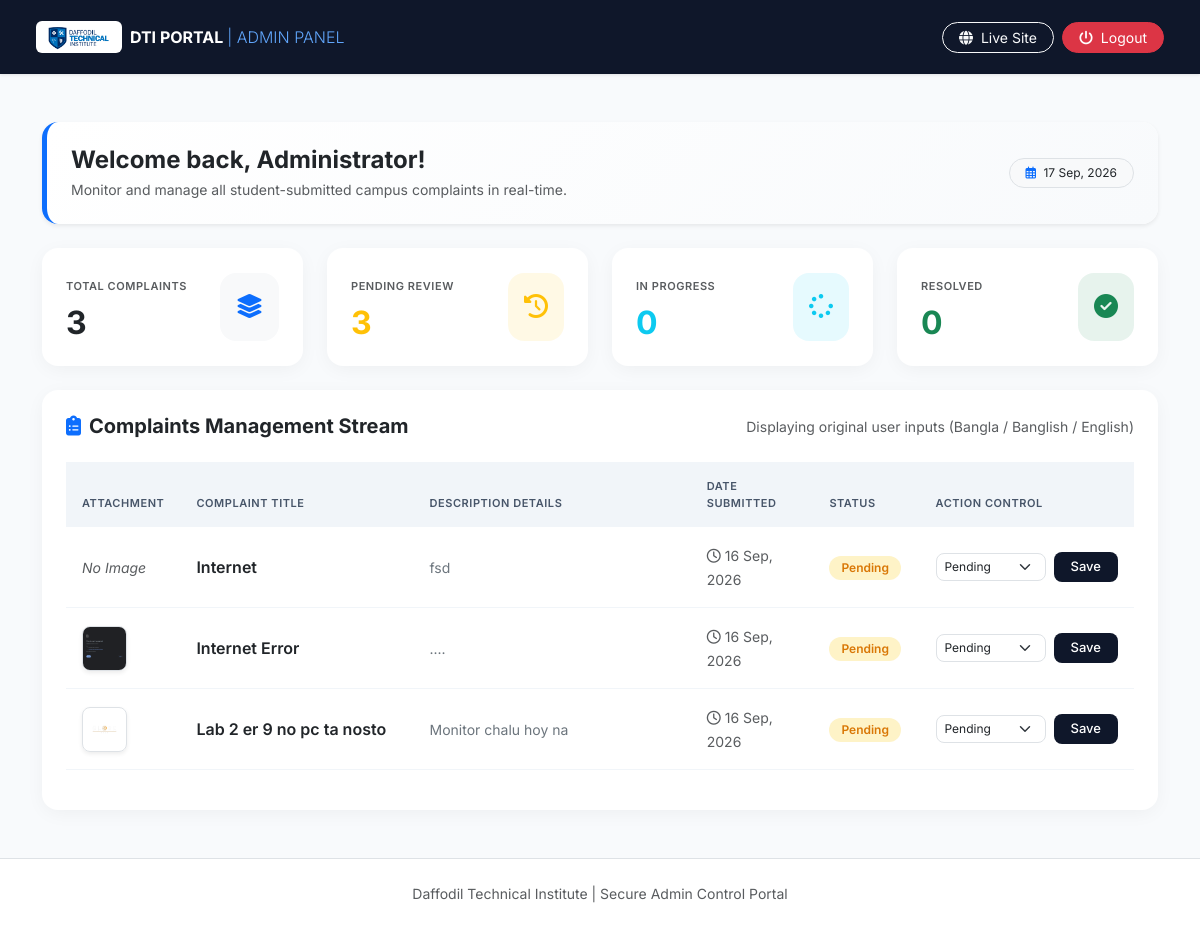
The app's page /portal/dashboard/ (signed in) with its own data.
### tracker/models.py (models this page shows, shortened)
class Complaint(models.Model):
    STATUS_CHOICES = [
        ('Pending', 'Pending'),
        ('In Progress', 'In Progress'),
        ('Resolved', 'Resolved'),
    ]
    title = models.CharField(max_length=200, verbose_name="সমস্যার শিরোনাম (যেমন: পিসি নষ্ট)")
    description = models.TextField(verbose_name="বিস্তারিত বিবরণ")
    image = models.ImageField(upload_to='complaints/', blank=True, null=True, verbose_name="সমস্যার ছবি")
    status = models.CharField(max_length=20, choices=STATUS_CHOICES, default='Pending')
    created_at = models.DateTimeField(auto_now_add=True)

### tracker/views.py (the view)
# urls.py: path('portal/dashboard/', views.custom_admin_dashboard, name='admin_dashboard'),
@login_required(login_url='admin_login')
def custom_admin_dashboard(request):
    complaints = Complaint.objects.all().order_by('-created_at')
    total_count = complaints.count()
    pending_count = complaints.filter(status='Pending').count()
    progress_count = complaints.filter(status='In Progress').count()
    resolved_count = complaints.filter(status='Resolved').count()
    today_date = datetime.now().strftime('%d %b, %Y')
    context = {
        'complaints': complaints,
        'total_count': total_count,
        'pending_count': pending_count,
        'progress_count': progress_count,
        'resolved_count': resolved_count,
        'today_date': today_date,
    }
    return render(request, 'tracker/admin_dashboard.html', context)

### tracker/templates/tracker/admin_dashboard.html (shortened to what this page needs)
<!DOCTYPE html>
<html lang="en">
<head>
    <link href="https://cdn.jsdelivr.net/npm/bootstrap@5.3.0/dist/css/bootstrap.min.css" rel="stylesheet">
    <link rel="stylesheet" href="https://cdnjs.cloudflare.com/ajax/libs/font-awesome/6.4.0/css/all.min.css">
</head>
<body>
    <nav class="navbar navbar-dark navbar-custom px-4 py-3">
        <div class="container-fluid">
            <a class="navbar-brand fw-bold fs-6 d-flex align-items-center gap-2" href="#">
                {% load static %}
                <img src="{% static 'tracker/DTI.png' %}" alt="DTI Logo" style="height: 32px; background: white; padding: 3px 8px; border-radius: 6px; object-fit: contain;">
                <span>DTI PORTAL <span class="fw-light text-primary" style="color: #60a5fa !important;">| ADMIN PANEL</span></span>
            </a>
            <div class="d-flex align-items-center gap-2">
                <a href="{% url 'home' %}" class="btn btn-outline-light btn-sm rounded-pill px-3 py-1.5 fs-13">
                    <i class="fa-solid fa-globe me-1"></i> Live Site
                </a>
                <a href="{% url 'admin_logout' %}" class="btn btn-danger btn-sm rounded-pill px-3 py-1.5 fs-13">
                    <i class="fa-solid fa-power-off me-1"></i> Logout
                </a>
            </div>
        </div>
    </nav>
    <div class="container my-5">
        <div class="row mb-4">
            <div class="col-12">
                <div class="p-4 bg-white rounded-4 shadow-sm border-0 d-flex justify-content-between align-items-center flex-wrap gap-3" style="background: linear-gradient(135deg, #ffffff 0%, #f8fafc 100%); border-left: 5px solid #0d6efd !important;">
                    <div>
                        <h4 class="fw-bold text-dark mb-1">Welcome back, Administrator!</h4>
                        <p class="text-muted small m-0">Monitor and manage all student-submitted campus complaints in real-time.</p>
                    </div>
                    <div class="badge bg-light text-dark px-3 py-2 rounded-pill border fw-normal">
                        <i class="fa-regular fa-calendar-days text-primary me-1"></i> {% now "d M, Y" %}
                    </div>
                </div>
            </div>
        </div>
        <div class="row g-4 mb-4">
            <div class="col-md-3">
                <div class="card stat-card p-4">
                    <div class="d-flex justify-content-between align-items-center">
                        <div>
                            <span class="text-muted text-uppercase fw-semibold" style="font-size: 11px; letter-spacing: 0.05em;">Total Complaints</span>
                            <h2 class="fw-bold text-dark mt-2 mb-0">{{ total_count }}</h2>
                        </div>
                        <div class="rounded-4 p-3 bg-light text-primary fs-4">
                            <i class="fa-solid fa-layer-group"></i>
                        </div>
                    </div>
                </div>
            </div>
            <div class="col-md-3">
                <div class="card stat-card p-4">
                    <div class="d-flex justify-content-between align-items-center">
                        <div>
                            <span class="text-muted text-uppercase fw-semibold" style="font-size: 11px; letter-spacing: 0.05em;">Pending Review</span>
                            <h2 class="fw-bold text-warning mt-2 mb-0">{{ pending_count }}</h2>
                        </div>
                        <div class="rounded-4 p-3 bg-warning bg-opacity-10 text-warning fs-4">
                            <i class="fa-solid fa-clock-rotate-left"></i>
                        </div>
                    </div>
                </div>
            </div>
            <div class="col-md-3">
                <div class="card stat-card p-4">
                    <div class="d-flex justify-content-between align-items-center">
                        <div>
                            <span class="text-muted text-uppercase fw-semibold" style="font-size: 11px; letter-spacing: 0.05em;">In Progress</span>
                            <h2 class="fw-bold text-info mt-2 mb-0">{{ progress_count }}</h2>
                        </div>
                        <div class="rounded-4 p-3 bg-info bg-opacity-10 text-info fs-4">
                            <i class="fa-solid fa-spinner fa-spin-pulse"></i>
                        </div>
                    </div>
                </div>
            </div>
            <div class="col-md-3">
                <div class="card stat-card p-4">
                    <div class="d-flex justify-content-between align-items-center">
                        <div>
                            <span class="text-muted text-uppercase fw-semibold" style="font-size: 11px; letter-spacing: 0.05em;">Resolved</span>
                            <h2 class="fw-bold text-success mt-2 mb-0">{{ resolved_count }}</h2>
                        </div>
                        <div class="rounded-4 p-3 bg-success bg-opacity-10 text-success fs-4">
                            <i class="fa-solid fa-circle-check"></i>
                        </div>
                    </div>
                </div>
            </div>
        </div>
        <div class="card table-container p-4">
            <div class="d-flex justify-content-between align-items-center mb-4">
                <h5 class="fw-bold text-dark m-0 d-flex align-items-center gap-2">
                    <i class="fa-solid fa-clipboard-list text-primary"></i> Complaints Management Stream
                </h5>
                <span class="text-muted small">Displaying original user inputs (Bangla / Banglish / English)</span>
            </div>
            <div class="table-responsive">
                <table class="table align-middle">
                    <thead>
                        <tr>
                            <th style="width: 8%;">Attachment</th>
                            <th style="width: 25%;">Complaint Title</th>
                            <th style="width: 30%;">Description Details</th>
                            <th style="width: 12%;">Date Submitted</th>
                            <th style="width: 10%;">Status</th>
                            <th style="width: 15%;">Action Control</th>
                        </tr>
                    </thead>
                    <tbody>
                        {% for c in complaints %}
                        <tr>
                            <td>
                                {% if c.image %}
                                <a href="{{ c.image.url }}" target="_blank">
                                    <img src="{{ c.image.url }}" class="rounded-3 shadow-sm border" style="width: 45px; height: 45px; object-fit: cover;" alt="Proof">
                                </a>
                                {% else %}
                                <span class="text-muted small fst-italic">No Image</span>
                                {% endif %}
                            </td>
                            <td>
                                <span class="fw-semibold text-dark">{{ c.title }}</span>
                            </td>
                            <td>
                                <span class="text-secondary small">{{ c.description }}</span>
                            </td>
                            <td>
                                <span class="text-muted small"><i class="fa-regular fa-clock me-1"></i>{{ c.created_at|date:"d M, Y" }}</span>
                            </td>
                            <td>
                                <span class="badge
                                    {% if c.status == 'Pending' %}badge-custom-pending
                                    {% elif c.status == 'In Progress' %}badge-custom-progress
                                    {% else %}badge-custom-resolved{% endif %}">
                                    {{ c.status }}
                                </span>
                            </td>
                            <td>
                                <form action="{% url 'update_status' c.id %}" method="POST" class="d-flex gap-2 align-items-center">
                                    <select name="status" class="form-select form-select-sm shadow-none rounded-3" style="font-size: 12px; width: 110px;">
                                        <option value="Pending" {% if c.status == 'Pending' %}selected{% endif %}>Pending</option>
                                    </select>
                                    <button type="submit" class="btn btn-action btn-sm px-3 py-1">
                                        Save
                                    </button>
                                </form>
                            </td>
                        </tr>
                        {% endfor %}
                    </tbody>
                </table>
            </div>
        </div>
    </div>
    <footer class="text-center py-4 text-muted small border-top bg-white mt-5">
        <p class="m-0">Daffodil Technical Institute | Secure Admin Control Portal</p>
    </footer>
</body>
</html>

### tracker/templates/tracker/admin_dashboard.html (style rules this page uses)
:root { --bg-main: #f8fafc; --sidebar-dark: #0f172a; --primary-accent: #0d6efd; --card-shadow: 0 4px 20px -2px rgba(0, 0, 0, 0.05); }
body { font-family: 'Inter', sans-serif; background-color: var(--bg-main); color: #334155; }
.navbar-custom { background: var(--sidebar-dark); backdrop-filter: blur(10px); box-shadow: 0 1px 3px 0 rgba(0, 0, 0, 0.1); }
.stat-card { border: none; border-radius: 16px; background: #ffffff; transition: all 0.3s ease; box-shadow: var(--card-shadow); }
.table-container { border: none; border-radius: 16px; background: #ffffff; box-shadow: var(--card-shadow); }
.table thead th { background-color: #f1f5f9 !important; color: #475569; font-weight: 600; text-transform: uppercase; font-size: 11px; letter-spacing: 0.05em; padding: 16px; border-bottom: none; }
.table tbody td { padding: 16px; vertical-align: middle; color: #1e293b; border-bottom: 1px solid #f1f5f9; }
.badge-custom-pending { background-color: #fef3c7; color: #d97706; font-weight: 600; padding: 6px 12px; border-radius: 30px; font-size: 12px; }
.btn-action { background-color: #0f172a; color: white; border-radius: 8px; font-size: 13px; font-weight: 500; transition: background 0.2s; }

### records on screen
Complaint: image "No Image", title "Internet", description "fsd", created_at "16 Sep, 2026", status "Pending"
Complaint: image (picture), title "Internet Error", description "....", created_at "16 Sep, 2026", status "Pending"
Complaint: image (picture), title "Lab 2 er 9 no pc ta nosto", description "Monitor chalu hoy na", created_at "16 Sep, 2026", status "Pending"

### other values on screen
{{ total_count }} "3"
{{ pending_count }} "3"
{{ progress_count }} "0"
{{ resolved_count }} "0"
